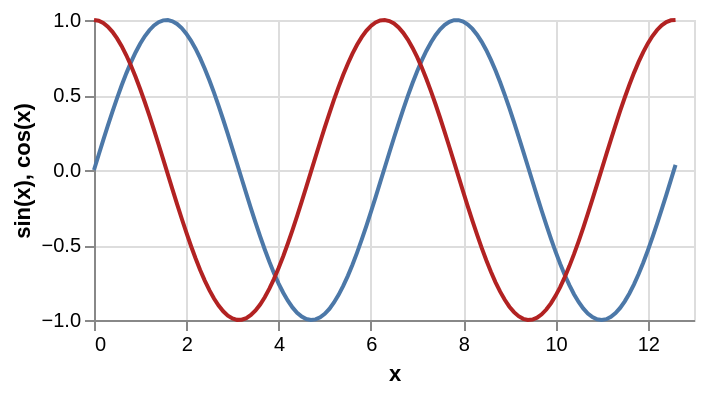

Write a Vega-Lite specification for this figure.
### Vega-Lite specification from a JSON file in a GitHub repository (floating-point values rounded to 4 significant figures)
{"$schema": "https://vega.github.io/schema/vega-lite/v3.json", "description": "Plots a function using a generated sequence.", "width": 300, "height": 150, "data": {"sequence": {"start": 0, "stop": 12.7, "step": 0.1, "as": "u"}}, "transform": [{"calculate": "sin(datum.u)", "as": "v"}, {"calculate": "cos(datum.u)", "as": "w"}], "layer": [{"mark": "line", "encoding": {"x": {"field": "u", "type": "quantitative", "title": "x"}, "y": {"field": "v", "type": "quantitative", "title": "sin(x)"}}}, {"mark": {"type": "line", "stroke": "firebrick"}, "encoding": {"x": {"field": "u", "type": "quantitative"}, "y": {"field": "w", "type": "quantitative", "title": "cos(x)"}}}]}
